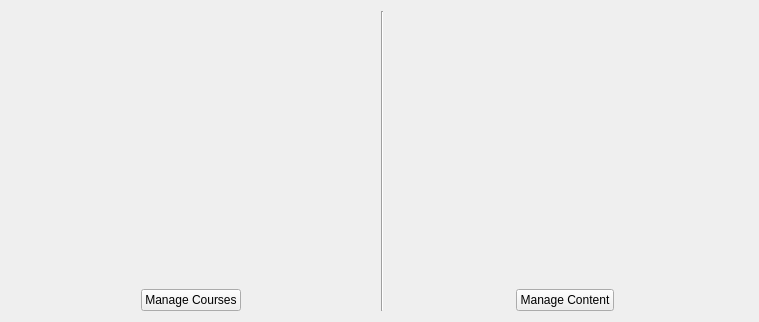
      <widget class="QWidget" name="contentManagerMain">
       <property name="sizePolicy">
        <sizepolicy hsizetype="Preferred" vsizetype="Preferred">
         <horstretch>0</horstretch>
         <verstretch>0</verstretch>
        </sizepolicy>
       </property>
       <layout class="QGridLayout" name="gridLayout_10">
        <item row="0" column="1" rowspan="2">
         <spacer name="verticalSpacer_2">
          <property name="orientation">
           <enum>Qt::Vertical</enum>
          </property>
          <property name="sizeHint" stdset="0">
           <size>
            <width>20</width>
            <height>123</height>
           </size>
          </property>
         </spacer>
        </item>
        <item row="0" column="3" rowspan="6" colspan="2">
         <widget class="Line" name="line_2">
          <property name="orientation">
           <enum>Qt::Vertical</enum>
          </property>
         </widget>
        </item>
        <item row="0" column="6">
         <spacer name="verticalSpacer_7">
          <property name="orientation">
           <enum>Qt::Vertical</enum>
          </property>
          <property name="sizeHint" stdset="0">
           <size>
            <width>20</width>
            <height>3</height>
           </size>
          </property>
         </spacer>
        </item>
        <item row="1" column="4" rowspan="3" colspan="4">
         <widget class="QLabel" name="label_25">
          <property name="sizePolicy">
           <sizepolicy hsizetype="Fixed" vsizetype="Fixed">
            <horstretch>0</horstretch>
            <verstretch>0</verstretch>
           </sizepolicy>
          </property>
          <property name="maximumSize">
           <size>
            <width>386</width>
            <height>372</height>
           </size>
          </property>
          <property name="text">
           <string/>
          </property>
          <property name="pixmap">
           <pixmap>../resources/book.png</pixmap>
          </property>
          <property name="scaledContents">
           <bool>true</bool>
          </property>
         </widget>
        </item>
        <item row="2" column="0" colspan="3">
         <widget class="QLabel" name="label_24">
          <property name="sizePolicy">
           <sizepolicy hsizetype="Fixed" vsizetype="Fixed">
            <horstretch>0</horstretch>
            <verstretch>0</verstretch>
           </sizepolicy>
          </property>
          <property name="maximumSize">
           <size>
            <width>386</width>
            <height>120</height>
           </size>
          </property>
          <property name="text">
           <string/>
          </property>
          <property name="pixmap">
           <pixmap>../resources/cuLogo.png</pixmap>
          </property>
          <property name="scaledContents">
           <bool>true</bool>
          </property>
         </widget>
        </item>
        <item row="3" column="1" rowspan="2">
         <spacer name="verticalSpacer_5">
          <property name="orientation">
           <enum>Qt::Vertical</enum>
          </property>
          <property name="sizeHint" stdset="0">
           <size>
            <width>20</width>
            <height>123</height>
           </size>
          </property>
         </spacer>
        </item>
        <item row="4" column="6">
         <spacer name="verticalSpacer_6">
          <property name="orientation">
           <enum>Qt::Vertical</enum>
          </property>
          <property name="sizeHint" stdset="0">
           <size>
            <width>20</width>
            <height>13</height>
           </size>
          </property>
         </spacer>
        </item>
        <item row="5" column="0">
         <spacer name="horizontalSpacer_13">
          <property name="orientation">
           <enum>Qt::Horizontal</enum>
          </property>
          <property name="sizeHint" stdset="0">
           <size>
            <width>124</width>
            <height>20</height>
           </size>
          </property>
         </spacer>
        </item>
        <item row="5" column="1">
         <widget class="QPushButton" name="btnManageCourses">
          <property name="sizePolicy">
           <sizepolicy hsizetype="Fixed" vsizetype="Fixed">
            <horstretch>0</horstretch>
            <verstretch>0</verstretch>
           </sizepolicy>
          </property>
          <property name="text">
           <string>Manage Courses</string>
          </property>
         </widget>
        </item>
        <item row="5" column="2">
         <spacer name="horizontalSpacer_11">
          <property name="orientation">
           <enum>Qt::Horizontal</enum>
          </property>
          <property name="sizeHint" stdset="0">
           <size>
            <width>128</width>
            <height>20</height>
           </size>
          </property>
         </spacer>
        </item>
        <item row="5" column="5">
         <spacer name="horizontalSpacer_7">
          <property name="orientation">
           <enum>Qt::Horizontal</enum>
          </property>
          <property name="sizeHint" stdset="0">
           <size>
            <width>117</width>
            <height>20</height>
           </size>
          </property>
         </spacer>
        </item>
        <item row="5" column="6">
         <widget class="QPushButton" name="btnManageContent">
          <property name="sizePolicy">
           <sizepolicy hsizetype="Fixed" vsizetype="Fixed">
            <horstretch>0</horstretch>
            <verstretch>0</verstretch>
           </sizepolicy>
          </property>
          <property name="text">
           <string>Manage Content</string>
          </property>
         </widget>
        </item>
        <item row="5" column="7">
         <spacer name="horizontalSpacer_10">
          <property name="orientation">
           <enum>Qt::Horizontal</enum>
          </property>
          <property name="sizeHint" stdset="0">
           <size>
            <width>128</width>
            <height>20</height>
           </size>
          </property>
         </spacer>
        </item>
       </layout>
      </widget>
